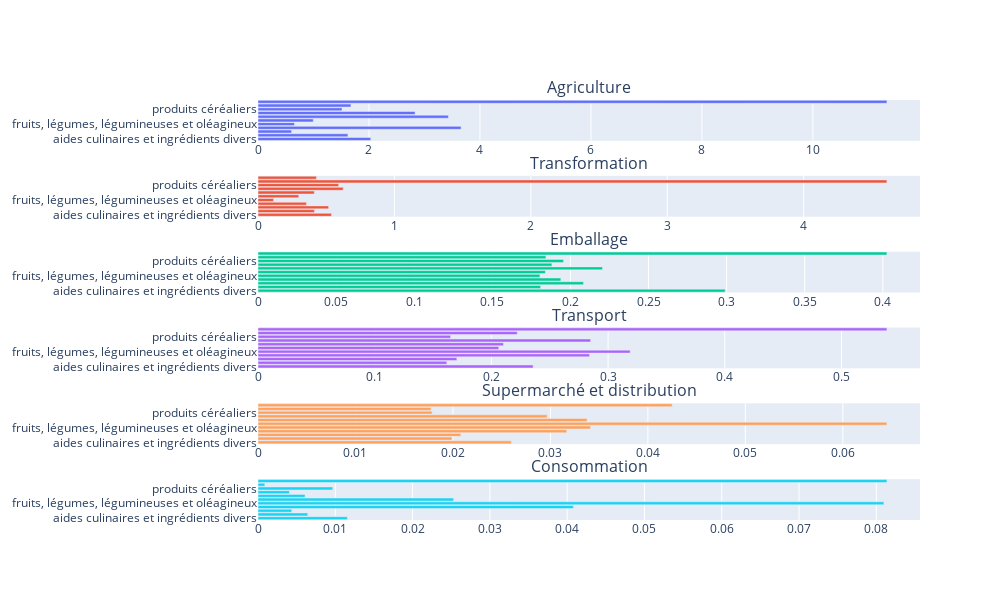

Notebook code cell kept with this figure:
### Code cell
fig = make_subplots(rows=6, cols=1, subplot_titles=liste_indicateurs, shared_xaxes=True)

for i, indicateur in enumerate(liste_indicateurs):
    type_indicateur = df_groupe_aliment_modif['Indicateur'] == indicateur
    row = np.unravel_index(i,(6,1))[0] + 1
    col = np.unravel_index(i,(6,1))[1] + 1

    graph = go.Bar(y=df_groupe_aliment_modif[type_indicateur]['Groupe d\'aliment'], x=df_groupe_aliment_modif[type_indicateur]['Valeur'], name=indicateur, orientation='h') 

    fig.add_trace(graph, row=row, col=col)

fig.update_layout(width=1000, height=600, showlegend=False)
fig.show()

### Figure 1 — Plotly figure (JSON) as saved in the notebook; plotly's stock layout.template omitted (floating-point values rounded to 4 significant figures)
{"data": [{"name": "Agriculture", "orientation": "h", "type": "bar", "x": [2.031, 1.621, 0.605, 3.659, 0.6577, 0.9959, 3.431, 2.831, 1.514, 1.675, 11.33], "xaxis": "x", "y": ["aides culinaires et ingrédients divers", "aliments infantiles", "boissons", "entrées et plats composés", "fruits, légumes, légumineuses et oléagineux", "glaces et sorbets", "lait et produits laitiers", "matières grasses", "produits céréaliers", "produits sucrés", "viandes, œufs, poissons"], "yaxis": "y"}, {"name": "Transformation", "orientation": "h", "type": "bar", "x": [0.539, 0.4136, 0.5178, 0.3549, 0.1142, 0.2987, 0.4128, 0.6247, 0.5912, 4.61, 0.4283], "xaxis": "x2", "y": ["aides culinaires et ingrédients divers", "aliments infantiles", "boissons", "entrées et plats composés", "fruits, légumes, légumineuses et oléagineux", "glaces et sorbets", "lait et produits laitiers", "matières grasses", "produits céréaliers", "produits sucrés", "viandes, œufs, poissons"], "yaxis": "y2"}, {"name": "Emballage", "orientation": "h", "type": "bar", "x": [0.2991, 0.1809, 0.2084, 0.1939, 0.1805, 0.184, 0.2205, 0.1882, 0.1956, 0.1843, 0.4026], "xaxis": "x3", "y": ["aides culinaires et ingrédients divers", "aliments infantiles", "boissons", "entrées et plats composés", "fruits, légumes, légumineuses et oléagineux", "glaces et sorbets", "lait et produits laitiers", "matières grasses", "produits céréaliers", "produits sucrés", "viandes, œufs, poissons"], "yaxis": "y3"}, {"name": "Transport", "orientation": "h", "type": "bar", "x": [0.2358, 0.1618, 0.1704, 0.2841, 0.3189, 0.2064, 0.2104, 0.285, 0.165, 0.2221, 0.539], "xaxis": "x4", "y": ["aides culinaires et ingrédients divers", "aliments infantiles", "boissons", "entrées et plats composés", "fruits, légumes, légumineuses et oléagineux", "glaces et sorbets", "lait et produits laitiers", "matières grasses", "produits céréaliers", "produits sucrés", "viandes, œufs, poissons"], "yaxis": "y4"}, {"name": "Supermarché et distribution", "orientation": "h", "type": "bar", "x": [0.02599, 0.01991, 0.02081, 0.03167, 0.03412, 0.06452, 0.03376, 0.02967, 0.01787, 0.01776, 0.0425], "xaxis": "x5", "y": ["aides culinaires et ingrédients divers", "aliments infantiles", "boissons", "entrées et plats composés", "fruits, légumes, légumineuses et oléagineux", "glaces et sorbets", "lait et produits laitiers", "matières grasses", "produits céréaliers", "produits sucrés", "viandes, œufs, poissons"], "yaxis": "y5"}, {"name": "Consommation", "orientation": "h", "type": "bar", "x": [0.01156, 0.00643, 0.004367, 0.0408, 0.08098, 0.0253, 0.006088, 0.00406, 0.009669, 0.0008833, 0.08137], "xaxis": "x6", "y": ["aides culinaires et ingrédients divers", "aliments infantiles", "boissons", "entrées et plats composés", "fruits, légumes, légumineuses et oléagineux", "glaces et sorbets", "lait et produits laitiers", "matières grasses", "produits céréaliers", "produits sucrés", "viandes, œufs, poissons"], "yaxis": "y6"}], "layout": {"annotations": [{"font": {"size": 16}, "showarrow": false, "text": "Agriculture", "x": 0.5, "xanchor": "center", "xref": "paper", "y": 1.0, "yanchor": "bottom", "yref": "paper"}, {"font": {"size": 16}, "showarrow": false, "text": "Transformation", "x": 0.5, "xanchor": "center", "xref": "paper", "y": 0.8194, "yanchor": "bottom", "yref": "paper"}, {"font": {"size": 16}, "showarrow": false, "text": "Emballage", "x": 0.5, "xanchor": "center", "xref": "paper", "y": 0.6389, "yanchor": "bottom", "yref": "paper"}, {"font": {"size": 16}, "showarrow": false, "text": "Transport", "x": 0.5, "xanchor": "center", "xref": "paper", "y": 0.4583, "yanchor": "bottom", "yref": "paper"}, {"font": {"size": 16}, "showarrow": false, "text": "Supermarché et distribution", "x": 0.5, "xanchor": "center", "xref": "paper", "y": 0.2778, "yanchor": "bottom", "yref": "paper"}, {"font": {"size": 16}, "showarrow": false, "text": "Consommation", "x": 0.5, "xanchor": "center", "xref": "paper", "y": 0.09722, "yanchor": "bottom", "yref": "paper"}], "height": 600, "showlegend": false, "width": 1000, "xaxis": {"anchor": "y", "domain": [0, 1]}, "xaxis2": {"anchor": "y2", "domain": [0, 1]}, "xaxis3": {"anchor": "y3", "domain": [0, 1]}, "xaxis4": {"anchor": "y4", "domain": [0, 1]}, "xaxis5": {"anchor": "y5", "domain": [0, 1]}, "xaxis6": {"anchor": "y6", "domain": [0, 1]}, "yaxis": {"anchor": "x", "domain": [0.9028, 1.0]}, "yaxis2": {"anchor": "x2", "domain": [0.7222, 0.8194]}, "yaxis3": {"anchor": "x3", "domain": [0.5417, 0.6389]}, "yaxis4": {"anchor": "x4", "domain": [0.3611, 0.4583]}, "yaxis5": {"anchor": "x5", "domain": [0.1806, 0.2778]}, "yaxis6": {"anchor": "x6", "domain": [0, 0.09722]}}}
